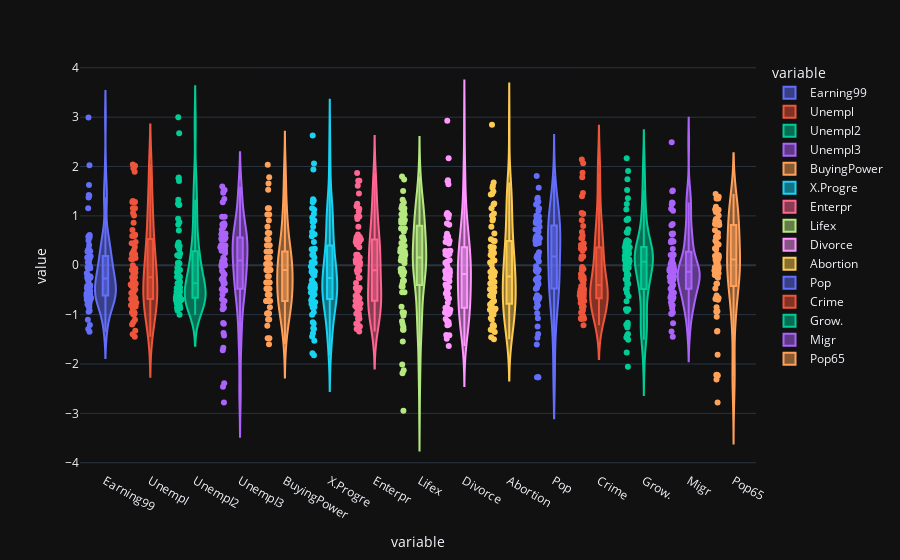

The cell this chart's notebook holds for it:
### Code cell
px.violin(data_ss.reset_index().melt(id_vars='index'), x='variable', y='value', color='variable', points='all', box=True)

### Figure 1 — Plotly figure (JSON) as saved in the notebook; plotly's stock layout.template omitted (floating-point values rounded to 4 significant figures)
{"data": [{"alignmentgroup": "True", "box": {"visible": true}, "hovertemplate": "variable=%{x}<br>value=%{y}<extra></extra>", "legendgroup": "Earning99", "marker": {"color": "#636efa"}, "name": "Earning99", "offsetgroup": "Earning99", "orientation": "v", "points": "all", "scalegroup": "True", "showlegend": true, "x": ["Earning99", "Earning99", "Earning99", "Earning99", "Earning99", "Earning99", "Earning99", "Earning99", "Earning99", "Earning99", "Earning99", "Earning99", "Earning99", "Earning99", "Earning99", "Earning99", "Earning99", "Earning99", "Earning99", "Earning99", "Earning99", "Earning99", "Earning99", "Earning99", "Earning99", "Earning99", "Earning99", "Earning99", "Earning99", "Earning99", "Earning99", "Earning99", "Earning99", "Earning99", "Earning99", "Earning99", "Earning99", "Earning99", "Earning99", "Earning99", "Earning99", "Earning99", "Earning99", "Earning99", "Earning99", "Earning99", "Earning99", "Earning99", "Earning99", "Earning99", "Earning99", "Earning99", "Earning99", "Earning99", "Earning99", "Earning99", "Earning99", "Earning99", "Earning99", "Earning99", "Earning99", "Earning99", "Earning99", "Earning99", "Earning99", "Earning99", "Earning99", "Earning99", "Earning99", "Earning99", "Earning99", "Earning99"], "x0": " ", "xaxis": "x", "y": [-0.2357, 0.5631, 0.5801, 0.136, -0.6007, 1.409, 2.995, -0.2596, 2.025, -0.5735, -0.4221, 1.373, -0.04944, -0.8125, -1.21, -0.4774, -0.9436, -0.3897, -0.0588, -0.4331, -0.2247, -0.5224, 1.625, -0.2732, -0.519, -0.06901, 0.182, -0.2289, 0.2815, -0.4654, 0.1922, -0.2477, 0.273, 0.0637, -0.411, 0.4082, 0.615, -0.6662, 0.3393, -0.7079, -0.5956, -0.5735, 0.3011, 0.1556, -0.7045, -0.9197, -0.04093, -0.4731, -1.101, 1.155, 0.062, -0.6228, 0.5018, -0.6637, -0.2077, -0.7913, -0.6968, -0.6424, -0.7683, -0.8457, -0.8389, -0.5777, -1.347, 0.6005, -0.2545, -0.01456, -0.5675, 1.426, -0.3191, -0.5905, -0.1609, -1.292], "y0": " ", "yaxis": "y", "type": "violin"}, {"alignmentgroup": "True", "box": {"visible": true}, "hovertemplate": "variable=%{x}<br>value=%{y}<extra></extra>", "legendgroup": "Unempl", "marker": {"color": "#EF553B"}, "name": "Unempl", "offsetgroup": "Unempl", "orientation": "v", "points": "all", "scalegroup": "True", "showlegend": true, "x": ["Unempl", "Unempl", "Unempl", "Unempl", "Unempl", "Unempl", "Unempl", "Unempl", "Unempl", "Unempl", "Unempl", "Unempl", "Unempl", "Unempl", "Unempl", "Unempl", "Unempl", "Unempl", "Unempl", "Unempl", "Unempl", "Unempl", "Unempl", "Unempl", "Unempl", "Unempl", "Unempl", "Unempl", "Unempl", "Unempl", "Unempl", "Unempl", "Unempl", "Unempl", "Unempl", "Unempl", "Unempl", "Unempl", "Unempl", "Unempl", "Unempl", "Unempl", "Unempl", "Unempl", "Unempl", "Unempl", "Unempl", "Unempl", "Unempl", "Unempl", "Unempl", "Unempl", "Unempl", "Unempl", "Unempl", "Unempl", "Unempl", "Unempl", "Unempl", "Unempl", "Unempl", "Unempl", "Unempl", "Unempl", "Unempl", "Unempl", "Unempl", "Unempl", "Unempl", "Unempl", "Unempl", "Unempl"], "x0": " ", "xaxis": "x", "y": [-1.324, -0.9555, 0.2232, 0.2232, 0.5916, -0.3661, -1.397, 0.002232, -1.447, -0.1451, -0.07144, -1.103, -0.04688, -0.98, -1.201, -0.317, -0.7099, -0.5626, -0.8081, -1.152, -0.1697, -0.6608, -0.3907, -1.005, -0.7836, -0.2433, 0.2478, -0.09599, -0.538, 1.156, 1.967, -0.98, -0.3907, 1.156, 2.016, 1.991, 1.279, -0.6608, -0.5871, 0.125, -0.759, -0.8818, -0.8327, -0.9555, -0.6853, 0.4688, -0.6853, -0.3907, -0.4643, -0.2433, -0.538, 0.2969, -0.4889, 1.279, -0.6362, 0.2232, 0.3706, 0.7144, -0.4152, 0.125, 1.009, -0.3416, 2.04, 1.279, 0.8617, 0.6161, 0.4442, 1.893, 1.304, 0.5916, 0.1496, 1.058], "y0": " ", "yaxis": "y", "type": "violin"}, {"alignmentgroup": "True", "box": {"visible": true}, "hovertemplate": "variable=%{x}<br>value=%{y}<extra></extra>", "legendgroup": "Unempl2", "marker": {"color": "#00cc96"}, "name": "Unempl2", "offsetgroup": "Unempl2", "orientation": "v", "points": "all", "scalegroup": "True", "showlegend": true, "x": ["Unempl2", "Unempl2", "Unempl2", "Unempl2", "Unempl2", "Unempl2", "Unempl2", "Unempl2", "Unempl2", "Unempl2", "Unempl2", "Unempl2", "Unempl2", "Unempl2", "Unempl2", "Unempl2", "Unempl2", "Unempl2", "Unempl2", "Unempl2", "Unempl2", "Unempl2", "Unempl2", "Unempl2", "Unempl2", "Unempl2", "Unempl2", "Unempl2", "Unempl2", "Unempl2", "Unempl2", "Unempl2", "Unempl2", "Unempl2", "Unempl2", "Unempl2", "Unempl2", "Unempl2", "Unempl2", "Unempl2", "Unempl2", "Unempl2", "Unempl2", "Unempl2", "Unempl2", "Unempl2", "Unempl2", "Unempl2", "Unempl2", "Unempl2", "Unempl2", "Unempl2", "Unempl2", "Unempl2", "Unempl2", "Unempl2", "Unempl2", "Unempl2", "Unempl2", "Unempl2", "Unempl2", "Unempl2", "Unempl2", "Unempl2", "Unempl2", "Unempl2", "Unempl2", "Unempl2", "Unempl2", "Unempl2", "Unempl2", "Unempl2"], "x0": " ", "xaxis": "x", "y": [-0.8702, -0.728, -0.2391, -0.3635, 0.8276, -0.2035, -0.9146, -0.6391, -1.004, -0.5324, 0.2054, -0.3546, -0.1413, -0.6568, -0.6391, -0.5235, -0.6835, -0.6302, -0.6924, -0.8613, 0.2409, -0.7102, -0.5324, -0.5591, -0.3635, 0.392, -0.2302, -0.648, -0.6035, -0.05241, 1.708, -0.728, -0.7191, 1.219, 0.872, 2.996, 0.4631, -0.4346, -0.8257, 0.04537, -0.7013, -0.8168, -0.8079, -0.5502, -0.8524, -0.3991, -0.7724, -0.6568, -0.7902, 0.04537, 0.1787, 0.4098, 0.03648, 1.779, -0.5502, -0.09685, -0.6035, -0.1502, 0.3298, -0.4435, 1.325, -0.4613, 2.676, 1.228, 1.761, 0.7031, 0.9431, 1.245, -0.328, -0.1413, -0.0613, 0.392], "y0": " ", "yaxis": "y", "type": "violin"}, {"alignmentgroup": "True", "box": {"visible": true}, "hovertemplate": "variable=%{x}<br>value=%{y}<extra></extra>", "legendgroup": "Unempl3", "marker": {"color": "#ab63fa"}, "name": "Unempl3", "offsetgroup": "Unempl3", "orientation": "v", "points": "all", "scalegroup": "True", "showlegend": true, "x": ["Unempl3", "Unempl3", "Unempl3", "Unempl3", "Unempl3", "Unempl3", "Unempl3", "Unempl3", "Unempl3", "Unempl3", "Unempl3", "Unempl3", "Unempl3", "Unempl3", "Unempl3", "Unempl3", "Unempl3", "Unempl3", "Unempl3", "Unempl3", "Unempl3", "Unempl3", "Unempl3", "Unempl3", "Unempl3", "Unempl3", "Unempl3", "Unempl3", "Unempl3", "Unempl3", "Unempl3", "Unempl3", "Unempl3", "Unempl3", "Unempl3", "Unempl3", "Unempl3", "Unempl3", "Unempl3", "Unempl3", "Unempl3", "Unempl3", "Unempl3", "Unempl3", "Unempl3", "Unempl3", "Unempl3", "Unempl3", "Unempl3", "Unempl3", "Unempl3", "Unempl3", "Unempl3", "Unempl3", "Unempl3", "Unempl3", "Unempl3", "Unempl3", "Unempl3", "Unempl3", "Unempl3", "Unempl3", "Unempl3", "Unempl3", "Unempl3", "Unempl3", "Unempl3", "Unempl3", "Unempl3", "Unempl3", "Unempl3", "Unempl3"], "x0": " ", "xaxis": "x", "y": [-2.781, 0.03747, 0.7185, 0.3805, 0.5668, 0.08129, -0.7228, 0.6449, -2.459, -0.005944, 0.3663, -1.719, 0.01133, -1.37, -2.391, -0.7988, -1.182, -0.3155, -1.671, 0.2964, 0.5268, -0.2687, 0.1501, -1.167, -0.5086, 0.4041, -0.3281, 0.3964, -0.6875, 1.345, 1.276, -0.3667, 0.08286, 0.537, 0.9835, 1.524, 1.467, 0.401, -0.1108, 0.1125, -0.2837, -0.8587, -0.5897, -1.421, -0.187, 0.6294, -0.1509, -0.02691, 0.7885, 0.513, -0.5132, -0.2508, -0.3749, 0.4034, 0.2484, 0.3142, 0.3658, 0.8513, -0.8904, 0.7662, -0.4864, 0.01612, 0.5586, 0.8212, 0.981, 0.5248, 0.335, 1.517, 1.594, 0.8303, 0.8117, -0.4664], "y0": " ", "yaxis": "y", "type": "violin"}, {"alignmentgroup": "True", "box": {"visible": true}, "hovertemplate": "variable=%{x}<br>value=%{y}<extra></extra>", "legendgroup": "BuyingPower", "marker": {"color": "#FFA15A"}, "name": "BuyingPower", "offsetgroup": "BuyingPower", "orientation": "v", "points": "all", "scalegroup": "True", "showlegend": true, "x": ["BuyingPower", "BuyingPower", "BuyingPower", "BuyingPower", "BuyingPower", "BuyingPower", "BuyingPower", "BuyingPower", "BuyingPower", "BuyingPower", "BuyingPower", "BuyingPower", "BuyingPower", "BuyingPower", "BuyingPower", "BuyingPower", "BuyingPower", "BuyingPower", "BuyingPower", "BuyingPower", "BuyingPower", "BuyingPower", "BuyingPower", "BuyingPower", "BuyingPower", "BuyingPower", "BuyingPower", "BuyingPower", "BuyingPower", "BuyingPower", "BuyingPower", "BuyingPower", "BuyingPower", "BuyingPower", "BuyingPower", "BuyingPower", "BuyingPower", "BuyingPower", "BuyingPower", "BuyingPower", "BuyingPower", "BuyingPower", "BuyingPower", "BuyingPower", "BuyingPower", "BuyingPower", "BuyingPower", "BuyingPower", "BuyingPower", "BuyingPower", "BuyingPower", "BuyingPower", "BuyingPower", "BuyingPower", "BuyingPower", "BuyingPower", "BuyingPower", "BuyingPower", "BuyingPower", "BuyingPower", "BuyingPower", "BuyingPower", "BuyingPower", "BuyingPower", "BuyingPower", "BuyingPower", "BuyingPower", "BuyingPower", "BuyingPower", "BuyingPower", "BuyingPower", "BuyingPower"], "x0": " ", "xaxis": "x", "y": [0.02768, 0.5291, 0.5291, 0.153, 0.2784, 0.6545, 1.031, 0.4038, 1.783, -0.09769, -0.09769, 0.7799, -0.09769, -0.5992, -0.4738, 0.02768, -0.2231, -0.09769, 0.2784, -0.2231, 2.034, 0.153, 1.532, 0.153, -0.3484, 0.153, -0.3484, -0.3484, -0.09769, 0.02768, -0.4738, 1.156, 0.9052, 0.153, -0.4738, 0.153, 0.5291, -0.9753, 0.4038, -0.7245, -0.09769, -0.09769, 0.2784, -0.4738, 1.031, -1.226, 1.156, -0.9753, -0.9753, 1.657, -0.3484, -0.7245, -0.4738, -0.9753, -0.7245, -0.8499, -0.7245, -1.477, -0.7245, -1.101, -0.9753, -1.602, -1.477, -0.7245, -0.9753, -0.09769, -1.101, 0.6545, -0.5992, -0.5992, -0.5992, -0.4738], "y0": " ", "yaxis": "y", "type": "violin"}, {"alignmentgroup": "True", "box": {"visible": true}, "hovertemplate": "variable=%{x}<br>value=%{y}<extra></extra>", "legendgroup": "X.Progre", "marker": {"color": "#19d3f3"}, "name": "X.Progre", "offsetgroup": "X.Progre", "orientation": "v", "points": "all", "scalegroup": "True", "showlegend": true, "x": ["X.Progre", "X.Progre", "X.Progre", "X.Progre", "X.Progre", "X.Progre", "X.Progre", "X.Progre", "X.Progre", "X.Progre", "X.Progre", "X.Progre", "X.Progre", "X.Progre", "X.Progre", "X.Progre", "X.Progre", "X.Progre", "X.Progre", "X.Progre", "X.Progre", "X.Progre", "X.Progre", "X.Progre", "X.Progre", "X.Progre", "X.Progre", "X.Progre", "X.Progre", "X.Progre", "X.Progre", "X.Progre", "X.Progre", "X.Progre", "X.Progre", "X.Progre", "X.Progre", "X.Progre", "X.Progre", "X.Progre", "X.Progre", "X.Progre", "X.Progre", "X.Progre", "X.Progre", "X.Progre", "X.Progre", "X.Progre", "X.Progre", "X.Progre", "X.Progre", "X.Progre", "X.Progre", "X.Progre", "X.Progre", "X.Progre", "X.Progre", "X.Progre", "X.Progre", "X.Progre", "X.Progre", "X.Progre", "X.Progre", "X.Progre", "X.Progre", "X.Progre", "X.Progre", "X.Progre", "X.Progre", "X.Progre", "X.Progre", "X.Progre"], "x0": " ", "xaxis": "x", "y": [-0.5497, 0.21, 1.337, 0.5856, -0.8554, 0.2275, -0.8466, 0.472, 1.127, -0.1305, -0.1305, 0.8825, -0.7855, -1.379, -1.44, -0.5148, -0.3052, -1.004, -0.2091, -1.528, 0.9698, -0.7244, 1.939, -1.781, -1.825, -0.7069, -0.3576, -1.178, 0.009187, 0.7777, 0.6292, 0.06158, 1.153, 0.1576, -0.1829, 0.9087, 2.061, -0.9514, 1.31, -0.6109, -0.4624, -0.5934, 1.04, -0.768, -0.3925, -1.152, -0.02575, -0.4799, -0.5672, 2.629, -0.5672, -0.07814, 0.3323, -0.6545, -0.4711, -0.1218, -0.7506, -1.292, -0.3663, -0.4537, -0.4449, -1.275, -0.1043, 0.05285, -0.4013, 0.8825, 0.6729, 1.275, 0.3236, -0.5323, 0.3236, 0.05285], "y0": " ", "yaxis": "y", "type": "violin"}, {"alignmentgroup": "True", "box": {"visible": true}, "hovertemplate": "variable=%{x}<br>value=%{y}<extra></extra>", "legendgroup": "Enterpr", "marker": {"color": "#FF6692"}, "name": "Enterpr", "offsetgroup": "Enterpr", "orientation": "v", "points": "all", "scalegroup": "True", "showlegend": true, "x": ["Enterpr", "Enterpr", "Enterpr", "Enterpr", "Enterpr", "Enterpr", "Enterpr", "Enterpr", "Enterpr", "Enterpr", "Enterpr", "Enterpr", "Enterpr", "Enterpr", "Enterpr", "Enterpr", "Enterpr", "Enterpr", "Enterpr", "Enterpr", "Enterpr", "Enterpr", "Enterpr", "Enterpr", "Enterpr", "Enterpr", "Enterpr", "Enterpr", "Enterpr", "Enterpr", "Enterpr", "Enterpr", "Enterpr", "Enterpr", "Enterpr", "Enterpr", "Enterpr", "Enterpr", "Enterpr", "Enterpr", "Enterpr", "Enterpr", "Enterpr", "Enterpr", "Enterpr", "Enterpr", "Enterpr", "Enterpr", "Enterpr", "Enterpr", "Enterpr", "Enterpr", "Enterpr", "Enterpr", "Enterpr", "Enterpr", "Enterpr", "Enterpr", "Enterpr", "Enterpr", "Enterpr", "Enterpr", "Enterpr", "Enterpr", "Enterpr", "Enterpr", "Enterpr", "Enterpr", "Enterpr", "Enterpr", "Enterpr", "Enterpr"], "x0": " ", "xaxis": "x", "y": [0.5219, 0.5219, -0.9798, -0.09953, 0.05582, 0.4701, 0.2112, 1.247, 1.868, 0.9879, -0.04775, 0.7808, 0.1076, -0.8245, -0.7727, 0.4183, 1.091, -0.09953, 0.3665, -0.8763, 1.195, 0.4701, 1.454, -0.6174, -0.5138, 0.004035, -0.9798, -0.5138, 0.05582, -0.3584, -1.083, 1.713, 0.9879, 0.05582, -0.8763, -1.291, -0.6174, -1.187, 0.6254, -0.7209, 0.9361, 0.2112, 0.1594, 0.1076, 1.713, -1.342, 0.5219, -0.9798, -1.239, 1.143, -0.462, 0.4701, 1.609, -0.1513, -1.032, -0.2549, -0.462, -0.6691, -0.462, -0.7209, -0.6691, -1.187, -0.462, -1.083, -0.8245, 0.1594, -0.7209, -0.2549, -0.462, -0.7727, 0.5736, 0.5736], "y0": " ", "yaxis": "y", "type": "violin"}, {"alignmentgroup": "True", "box": {"visible": true}, "hovertemplate": "variable=%{x}<br>value=%{y}<extra></extra>", "legendgroup": "Lifex", "marker": {"color": "#B6E880"}, "name": "Lifex", "offsetgroup": "Lifex", "orientation": "v", "points": "all", "scalegroup": "True", "showlegend": true, "x": ["Lifex", "Lifex", "Lifex", "Lifex", "Lifex", "Lifex", "Lifex", "Lifex", "Lifex", "Lifex", "Lifex", "Lifex", "Lifex", "Lifex", "Lifex", "Lifex", "Lifex", "Lifex", "Lifex", "Lifex", "Lifex", "Lifex", "Lifex", "Lifex", "Lifex", "Lifex", "Lifex", "Lifex", "Lifex", "Lifex", "Lifex", "Lifex", "Lifex", "Lifex", "Lifex", "Lifex", "Lifex", "Lifex", "Lifex", "Lifex", "Lifex", "Lifex", "Lifex", "Lifex", "Lifex", "Lifex", "Lifex", "Lifex", "Lifex", "Lifex", "Lifex", "Lifex", "Lifex", "Lifex", "Lifex", "Lifex", "Lifex", "Lifex", "Lifex", "Lifex", "Lifex", "Lifex", "Lifex", "Lifex", "Lifex", "Lifex", "Lifex", "Lifex", "Lifex", "Lifex", "Lifex", "Lifex"], "x0": " ", "xaxis": "x", "y": [-0.3706, -0.5464, -0.8394, -0.1362, 0.3326, -0.4292, -0.1948, -0.07762, 0.274, -0.312, -1.015, 1.094, -0.5464, 0.274, 0.9185, 0.274, -0.4292, -0.1362, 1.153, 0.03957, -1.132, -0.07762, 0.8599, 0.2154, 0.2154, 0.09817, -2.129, -1.543, -1.191, -2.011, -2.187, 0.1568, -0.1948, -0.9566, -1.308, -2.949, -1.25, 1.036, 1.739, 0.3912, 0.9771, 1.212, 0.9185, 0.567, 0.6841, 0.3326, 0.09817, 0.8599, 1.036, 1.27, 1.153, 0.1568, 1.329, 0.4498, 0.9771, 0.5084, 0.1568, 1.798, 0.1568, 1.036, -0.1362, 1.505, -0.9566, -0.07762, -0.312, 0.274, 0.567, -1.308, -0.1362, 0.7427, 0.3912, 0.7427], "y0": " ", "yaxis": "y", "type": "violin"}, {"alignmentgroup": "True", "box": {"visible": true}, "hovertemplate": "variable=%{x}<br>value=%{y}<extra></extra>", "legendgroup": "Divorce", "marker": {"color": "#FF97FF"}, "name": "Divorce", "offsetgroup": "Divorce", "orientation": "v", "points": "all", "scalegroup": "True", "showlegend": true, "x": ["Divorce", "Divorce", "Divorce", "Divorce", "Divorce", "Divorce", "Divorce", "Divorce", "Divorce", "Divorce", "Divorce", "Divorce", "Divorce", "Divorce", "Divorce", "Divorce", "Divorce", "Divorce", "Divorce", "Divorce", "Divorce", "Divorce", "Divorce", "Divorce", "Divorce", "Divorce", "Divorce", "Divorce", "Divorce", "Divorce", "Divorce", "Divorce", "Divorce", "Divorce", "Divorce", "Divorce", "Divorce", "Divorce", "Divorce", "Divorce", "Divorce", "Divorce", "Divorce", "Divorce", "Divorce", "Divorce", "Divorce", "Divorce", "Divorce", "Divorce", "Divorce", "Divorce", "Divorce", "Divorce", "Divorce", "Divorce", "Divorce", "Divorce", "Divorce", "Divorce", "Divorce", "Divorce", "Divorce", "Divorce", "Divorce", "Divorce", "Divorce", "Divorce", "Divorce", "Divorce", "Divorce", "Divorce"], "x0": " ", "xaxis": "x", "y": [-0.9575, -0.225, 0.8202, -0.8766, 0.4964, 1.724, 0.2896, 0.0128, -0.1669, 0.2287, 0.2769, -0.3888, -0.2626, -0.1763, -1.161, -0.1446, -0.5716, 0.1008, -0.447, -0.8994, -0.1767, -0.6699, 0.4726, -0.9577, 0.2823, 0.2007, 0.8441, 1.699, 1.028, 1.643, -0.8624, -0.1757, -0.1147, 1.022, 0.06922, 0.4396, 0.5709, -1.129, 0.9613, -0.9783, -1.201, -1.147, 0.0534, -0.6745, -1.086, -0.6464, 0.2948, -0.09352, -0.7607, -0.03908, -0.571, 0.2252, -1.49, -1.411, -0.8556, -0.2231, -0.5072, -0.4357, -1.633, -1.212, -0.9355, -1.419, 1.056, 0.5666, 0.6375, 0.2314, -0.9892, 2.165, -0.4247, 0.5822, -0.3258, 2.929], "y0": " ", "yaxis": "y", "type": "violin"}, {"alignmentgroup": "True", "box": {"visible": true}, "hovertemplate": "variable=%{x}<br>value=%{y}<extra></extra>", "legendgroup": "Abortion", "marker": {"color": "#FECB52"}, "name": "Abortion", "offsetgroup": "Abortion", "orientation": "v", "points": "all", "scalegroup": "True", "showlegend": true, "x": ["Abortion", "Abortion", "Abortion", "Abortion", "Abortion", "Abortion", "Abortion", "Abortion", "Abortion", "Abortion", "Abortion", "Abortion", "Abortion", "Abortion", "Abortion", "Abortion", "Abortion", "Abortion", "Abortion", "Abortion", "Abortion", "Abortion", "Abortion", "Abortion", "Abortion", "Abortion", "Abortion", "Abortion", "Abortion", "Abortion", "Abortion", "Abortion", "Abortion", "Abortion", "Abortion", "Abortion", "Abortion", "Abortion", "Abortion", "Abortion", "Abortion", "Abortion", "Abortion", "Abortion", "Abortion", "Abortion", "Abortion", "Abortion", "Abortion", "Abortion", "Abortion", "Abortion", "Abortion", "Abortion", "Abortion", "Abortion", "Abortion", "Abortion", "Abortion", "Abortion", "Abortion", "Abortion", "Abortion", "Abortion", "Abortion", "Abortion", "Abortion", "Abortion", "Abortion", "Abortion", "Abortion", "Abortion"], "x0": " ", "xaxis": "x", "y": [0.05646, 0.3655, 1.25, 0.003183, 0.2909, 1.047, -0.9984, -0.9771, -0.1353, -0.6255, -0.4443, 0.5253, 1.431, -0.8492, -1.307, -0.2419, -0.3378, -0.9132, -0.796, -0.7427, 0.9089, 0.2483, 1.612, 0.3015, 0.2056, -0.3698, 1.495, 1.57, 1.229, 1.005, 0.9408, 1.442, 0.6425, 0.06711, 0.4933, 2.848, 1.676, -0.6042, 1.154, -0.3165, -1.105, -0.487, -1.307, -1.499, -0.7214, -0.487, 0.09908, -0.8919, -1.073, -0.1566, -1.457, -0.6361, -0.8812, -0.5402, -1.212, -0.08206, -0.2845, -0.9025, -0.764, -0.6148, 0.4933, -1.35, 0.781, -0.5722, -1.233, -0.487, -0.2099, 0.1843, -0.1353, -0.146, -1.222, 0.3761], "y0": " ", "yaxis": "y", "type": "violin"}, {"alignmentgroup": "True", "box": {"visible": true}, "hovertemplate": "variable=%{x}<br>value=%{y}<extra></extra>", "legendgroup": "Pop", "marker": {"color": "#636efa"}, "name": "Pop", "offsetgroup": "Pop", "orientation": "v", "points": "all", "scalegroup": "True", "showlegend": true, "x": ["Pop", "Pop", "Pop", "Pop", "Pop", "Pop", "Pop", "Pop", "Pop", "Pop", "Pop", "Pop", "Pop", "Pop", "Pop", "Pop", "Pop", "Pop", "Pop", "Pop", "Pop", "Pop", "Pop", "Pop", "Pop", "Pop", "Pop", "Pop", "Pop", "Pop", "Pop", "Pop", "Pop", "Pop", "Pop", "Pop", "Pop", "Pop", "Pop", "Pop", "Pop", "Pop", "Pop", "Pop", "Pop", "Pop", "Pop", "Pop", "Pop", "Pop", "Pop", "Pop", "Pop", "Pop", "Pop", "Pop", "Pop", "Pop", "Pop", "Pop", "Pop", "Pop", "Pop", "Pop", "Pop", "Pop", "Pop", "Pop", "Pop", "Pop", "Pop", "Pop"], "x0": " ", "xaxis": "x", "y": [0.7259, 1.368, -0.3231, 1.23, 0.4982, 0.5051, -0.1368, 0.7742, 0.9399, 0.4637, 1.809, -0.6682, 0.1255, -0.01945, 0.5465, 0.2635, 1.002, 0.5948, -0.3438, 1.244, -0.8545, 0.8916, -2.269, 0.8571, 1.34, 0.5534, -0.9719, 0.5534, -0.8131, -1.075, -1.393, -0.7579, -1.241, 0.4292, 0.1531, -1.469, -1.607, 0.4706, -0.6889, 0.6776, 0.5948, -0.4612, -0.3783, 0.5672, 0.8363, 1.154, -0.2955, 0.1945, 0.9675, -2.269, 1.106, 0.4499, -0.6475, -0.475, -0.2541, -0.08847, 0.933, 0.8916, 0.16, 0.9951, 1.568, 1.285, -0.123, -0.6751, -0.6061, -0.2817, -0.1023, -2.269, 0.2014, -0.2679, -0.4128, 0.07717], "y0": " ", "yaxis": "y", "type": "violin"}, {"alignmentgroup": "True", "box": {"visible": true}, "hovertemplate": "variable=%{x}<br>value=%{y}<extra></extra>", "legendgroup": "Crime", "marker": {"color": "#EF553B"}, "name": "Crime", "offsetgroup": "Crime", "orientation": "v", "points": "all", "scalegroup": "True", "showlegend": true, "x": ["Crime", "Crime", "Crime", "Crime", "Crime", "Crime", "Crime", "Crime", "Crime", "Crime", "Crime", "Crime", "Crime", "Crime", "Crime", "Crime", "Crime", "Crime", "Crime", "Crime", "Crime", "Crime", "Crime", "Crime", "Crime", "Crime", "Crime", "Crime", "Crime", "Crime", "Crime", "Crime", "Crime", "Crime", "Crime", "Crime", "Crime", "Crime", "Crime", "Crime", "Crime", "Crime", "Crime", "Crime", "Crime", "Crime", "Crime", "Crime", "Crime", "Crime", "Crime", "Crime", "Crime", "Crime", "Crime", "Crime", "Crime", "Crime", "Crime", "Crime", "Crime", "Crime", "Crime", "Crime", "Crime", "Crime", "Crime", "Crime", "Crime", "Crime", "Crime", "Crime"], "x0": " ", "xaxis": "x", "y": [-0.07389, 1.045, 0.5479, 0.2942, 0.3312, 2.068, 1.875, 0.1793, 2.142, 0.6721, 0.5498, 0.3772, -0.2368, -0.6155, -1.067, -0.3031, -0.4485, -0.1826, -0.3755, -0.7183, 0.605, -0.2379, 0.9105, -0.6129, -0.6365, -0.294, -0.03267, 0.1765, 1.061, 0.1305, 0.3396, 0.4439, 0.411, 0.7935, -0.08455, 1.398, 1.043, -1.083, -0.5064, -0.7228, -0.5568, -0.6514, -0.2549, -0.5777, -0.4231, -0.7283, -0.4579, -0.853, -1.213, 1.462, -0.5604, -0.4652, -0.8354, -0.9589, -0.9148, -0.7665, -0.5776, -1.023, -1.044, -1.059, -0.9644, -1.09, -0.6107, -0.4951, -0.6404, 0.3414, -0.5813, 1.781, -0.1784, -1.073, -0.6796, -0.5983], "y0": " ", "yaxis": "y", "type": "violin"}, {"alignmentgroup": "True", "box": {"visible": true}, "hovertemplate": "variable=%{x}<br>value=%{y}<extra></extra>", "legendgroup": "Grow.", "marker": {"color": "#00cc96"}, "name": "Grow.", "offsetgroup": "Grow.", "orientation": "v", "points": "all", "scalegroup": "True", "showlegend": true, "x": ["Grow.", "Grow.", "Grow.", "Grow.", "Grow.", "Grow.", "Grow.", "Grow.", "Grow.", "Grow.", "Grow.", "Grow.", "Grow.", "Grow.", "Grow.", "Grow.", "Grow.", "Grow.", "Grow.", "Grow.", "Grow.", "Grow.", "Grow.", "Grow.", "Grow.", "Grow.", "Grow.", "Grow.", "Grow.", "Grow.", "Grow.", "Grow.", "Grow.", "Grow.", "Grow.", "Grow.", "Grow.", "Grow.", "Grow.", "Grow.", "Grow.", "Grow.", "Grow.", "Grow.", "Grow.", "Grow.", "Grow.", "Grow.", "Grow.", "Grow.", "Grow.", "Grow.", "Grow.", "Grow.", "Grow.", "Grow.", "Grow.", "Grow.", "Grow.", "Grow.", "Grow.", "Grow.", "Grow.", "Grow.", "Grow.", "Grow.", "Grow.", "Grow.", "Grow.", "Grow.", "Grow.", "Grow."], "x0": " ", "xaxis": "x", "y": [-1.394, -0.1912, 0.4873, -1.425, -1.166, 0.3573, 0.2904, -0.2835, 1.243, -0.7312, -1.511, 1.74, 1.909, 0.2484, -0.8893, -1.463, 0.3788, -1.769, -0.4869, -0.3008, 0.1655, -1.211, -2.057, -0.04885, 0.3641, -0.6252, 1.355, 1.523, 2.165, 0.06442, 0.6668, 0.08029, 0.05671, 0.1952, -0.3556, 0.9434, 0.07809, -0.3774, -0.4726, -0.3867, -1.206, 0.4236, -0.5558, 0.0838, -0.1945, -0.0975, -0.08218, 0.9251, -0.01554, -0.9282, 1.131, 0.7271, -0.2764, -0.1516, 0.1098, 0.3218, -1.207, 0.2157, 0.03536, 0.1177, 0.2792, 0.3644, 0.6587, 0.1563, 0.9176, 0.5068, 0.2313, -1.259, -0.8906, 0.3392, 0.4823, 0.06266], "y0": " ", "yaxis": "y", "type": "violin"}, {"alignmentgroup": "True", "box": {"visible": true}, "hovertemplate": "variable=%{x}<br>value=%{y}<extra></extra>", "legendgroup": "Migr", "marker": {"color": "#ab63fa"}, "name": "Migr", "offsetgroup": "Migr", "orientation": "v", "points": "all", "scalegroup": "True", "showlegend": true, "x": ["Migr", "Migr", "Migr", "Migr", "Migr", "Migr", "Migr", "Migr", "Migr", "Migr", "Migr", "Migr", "Migr", "Migr", "Migr", "Migr", "Migr", "Migr", "Migr", "Migr", "Migr", "Migr", "Migr", "Migr", "Migr", "Migr", "Migr", "Migr", "Migr", "Migr", "Migr", "Migr", "Migr", "Migr", "Migr", "Migr", "Migr", "Migr", "Migr", "Migr", "Migr", "Migr", "Migr", "Migr", "Migr", "Migr", "Migr", "Migr", "Migr", "Migr", "Migr", "Migr", "Migr", "Migr", "Migr", "Migr", "Migr", "Migr", "Migr", "Migr", "Migr", "Migr", "Migr", "Migr", "Migr", "Migr", "Migr", "Migr", "Migr", "Migr", "Migr", "Migr"], "x0": " ", "xaxis": "x", "y": [-0.1343, 1.144, 1.104, 0.1981, -0.3212, 0.4814, 0.6428, 1.515, 2.489, -0.4737, -0.123, 1.27, -0.09317, -0.09494, -0.5545, -0.8106, -0.4419, -0.878, -0.2024, -0.02856, -0.08895, -0.1099, -1.344, 1.26, 0.8368, 0.8084, -0.8079, -0.1305, 0.5025, -0.3985, -0.6542, 0.1099, -0.2362, 0.6369, -0.2398, 1.497, -0.6582, -0.3375, -0.6549, -0.2521, -0.2903, 0.05909, -0.3019, 0.03259, 0.33, -0.6949, -0.1662, 0.01931, -0.07077, -0.1307, 1.235, 0.2136, -0.5449, -0.3278, -0.4009, 0.6231, -0.005378, -0.4771, 0.2097, 0.4919, -0.2357, -0.9798, -1.174, -0.2186, -0.06297, 0.4668, -0.6078, -1.445, -0.9814, -0.747, -0.277, -0.9591], "y0": " ", "yaxis": "y", "type": "violin"}, {"alignmentgroup": "True", "box": {"visible": true}, "hovertemplate": "variable=%{x}<br>value=%{y}<extra></extra>", "legendgroup": "Pop65", "marker": {"color": "#FFA15A"}, "name": "Pop65", "offsetgroup": "Pop65", "orientation": "v", "points": "all", "scalegroup": "True", "showlegend": true, "x": ["Pop65", "Pop65", "Pop65", "Pop65", "Pop65", "Pop65", "Pop65", "Pop65", "Pop65", "Pop65", "Pop65", "Pop65", "Pop65", "Pop65", "Pop65", "Pop65", "Pop65", "Pop65", "Pop65", "Pop65", "Pop65", "Pop65", "Pop65", "Pop65", "Pop65", "Pop65", "Pop65", "Pop65", "Pop65", "Pop65", "Pop65", "Pop65", "Pop65", "Pop65", "Pop65", "Pop65", "Pop65", "Pop65", "Pop65", "Pop65", "Pop65", "Pop65", "Pop65", "Pop65", "Pop65", "Pop65", "Pop65", "Pop65", "Pop65", "Pop65", "Pop65", "Pop65", "Pop65", "Pop65", "Pop65", "Pop65", "Pop65", "Pop65", "Pop65", "Pop65", "Pop65", "Pop65", "Pop65", "Pop65", "Pop65", "Pop65", "Pop65", "Pop65", "Pop65", "Pop65", "Pop65", "Pop65"], "x0": " ", "xaxis": "x", "y": [0.9391, 0.709, 0.3191, 1.355, 0.8747, -0.07334, 0.04121, 1.351, 0.8135, 0.1625, 0.5957, -0.2525, -2.234, 0.2051, 0.9112, 1.111, -1.043, 0.4957, 0.8999, -0.1315, -0.2132, 1.081, 0.9065, 1.183, 0.12, 1.389, -2.781, -2.314, -2.221, -0.8502, -2.22, -0.1636, -0.1985, -0.04214, -0.3745, -0.9333, -0.934, 0.4584, 1.126, 0.6518, 1.443, 0.5749, 0.834, 0.4206, 1.13, -0.2173, -0.107, -0.1647, 0.3538, 1.377, 0.8227, -0.6821, 0.3397, -0.1467, 0.1142, 0.2232, 1.009, 0.04879, 0.189, 0.5736, -0.1763, -0.6122, -1.813, -0.3752, -1.341, 0.1578, -0.6645, -0.6987, -0.02938, -0.4683, -0.6705, -1.331], "y0": " ", "yaxis": "y", "type": "violin"}], "layout": {"xaxis": {"anchor": "y", "domain": [0.0, 1.0], "title": {"text": "variable"}, "categoryorder": "array", "categoryarray": ["Earning99", "Unempl", "Unempl2", "Unempl3", "BuyingPower", "X.Progre", "Enterpr", "Lifex", "Divorce", "Abortion", "Pop", "Crime", "Grow.", "Migr", "Pop65"]}, "yaxis": {"anchor": "x", "domain": [0.0, 1.0], "title": {"text": "value"}}, "legend": {"title": {"text": "variable"}, "tracegroupgap": 0}, "margin": {"t": 60}, "violinmode": "overlay"}}
